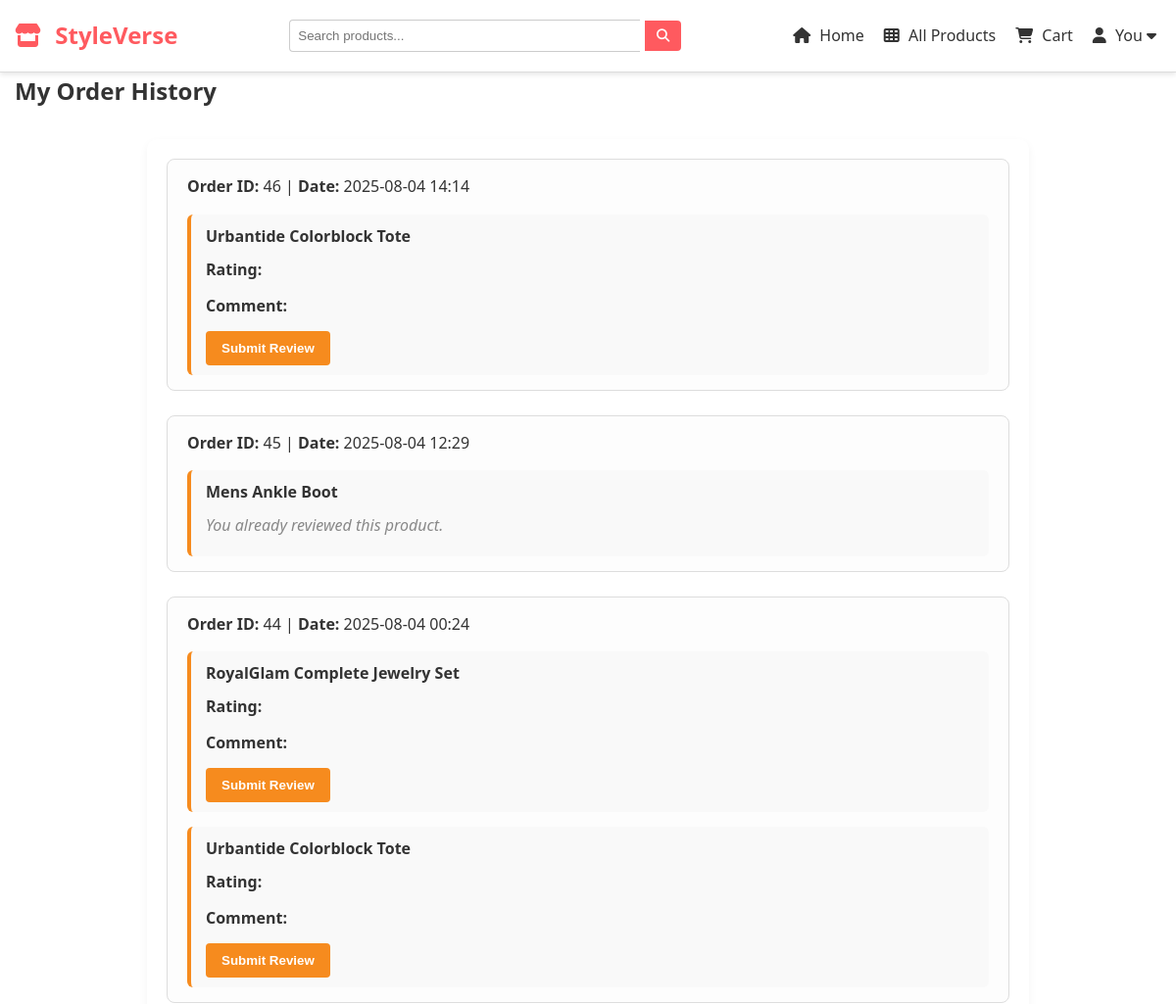
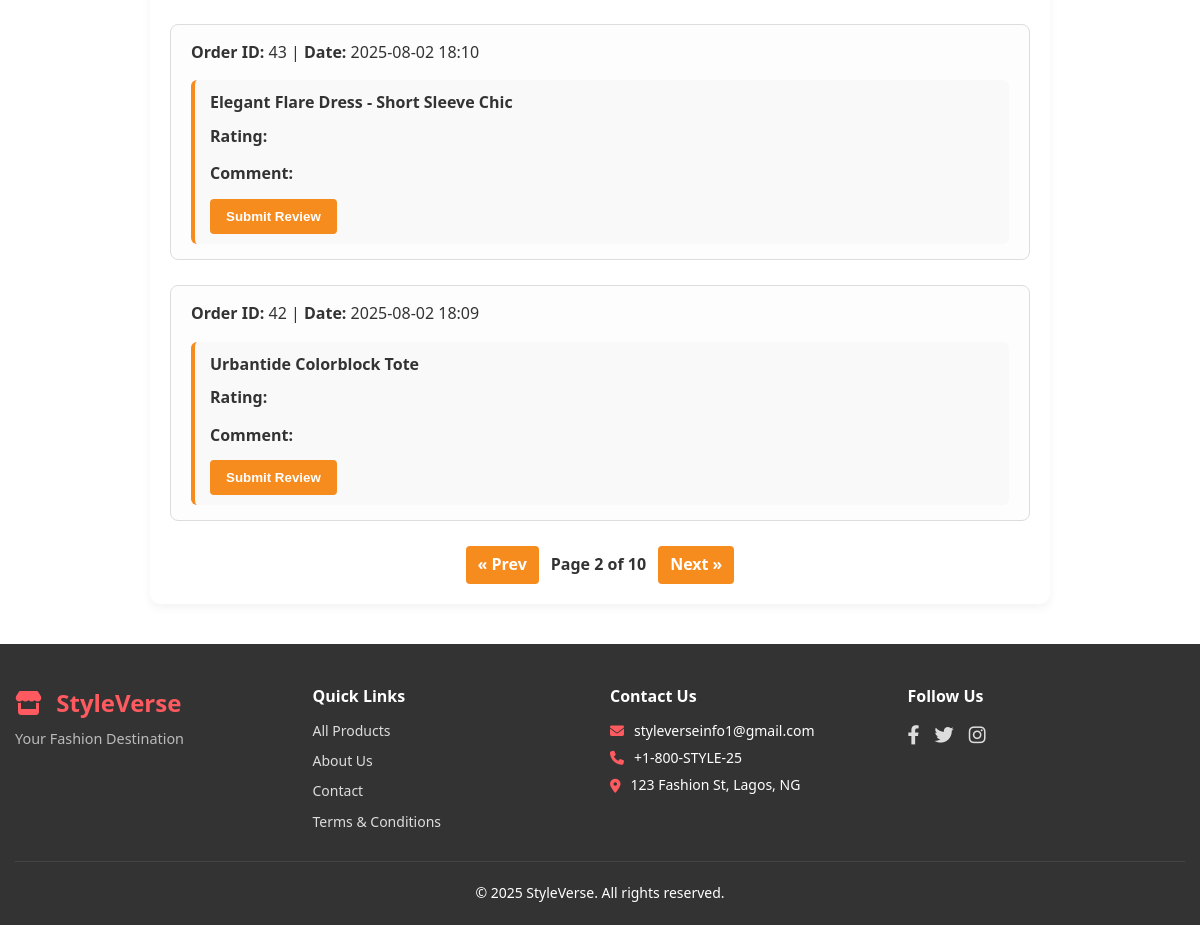
/order-history/?page=2 (signed in), run on the app's committed database (2 pictures, top to bottom).
### store/models.py (models this page shows, shortened)
class Order(models.Model):
    STATUS_CHOICES = [
        ('Pending', 'Pending'),
        ('Processing', 'Processing'),
        ('Shipped', 'Shipped'),
        ('Delivered', 'Delivered'),
    ]
    user = models.ForeignKey(User, on_delete=models.CASCADE)
    total_price = models.DecimalField(max_digits=10, decimal_places=2)
    status = models.CharField(max_length=20, choices=STATUS_CHOICES, default='Pending')
    created_at = models.DateTimeField(auto_now_add=True)

class OrderItem(models.Model):
    order = models.ForeignKey(Order, related_name='items', on_delete=models.CASCADE)
    product = models.ForeignKey(Product, on_delete=models.SET_NULL, null=True)
    quantity = models.PositiveIntegerField()
    price = models.DecimalField(max_digits=10, decimal_places=2)

class Product(models.Model):
    name = models.CharField(max_length=200)
    category = models.ForeignKey(Category, on_delete=models.CASCADE)
    price = models.DecimalField(max_digits=10, decimal_places=2)
    sizes = models.ManyToManyField(Size, blank=True)
    colors = models.ManyToManyField(Color, blank=True)
    description = models.TextField(blank=True)
    image = CloudinaryField('image', blank=True, null=True)  # Main image on Cloudinary
    created_at = models.DateTimeField(auto_now_add=True)      # <-- Added field

### store/views.py (the view)
# urls.py: path('order-history/', views.order_history, name='order_history'),
@login_required
def order_history(request):
    orders = Order.objects.filter(user=request.user).order_by('-created_at')
    paginator = Paginator(orders, 5)
    page = request.GET.get('page')
    page_obj = paginator.get_page(page)
    reviewed_products = Review.objects.filter(user=request.user).values_list('product_id', flat=True)
    review_form = ReviewForm()
    return render(request, 'store/order_history.html', {
        'page_obj': page_obj,
        'review_form': review_form,
        'reviewed_products': reviewed_products
    })

### store/forms.py
class ReviewForm(forms.ModelForm):
    class Meta:
        model = Review
        fields = ['rating', 'comment']

### store/templates/store/order_history.html (shortened to what this page needs)
{% extends 'base.html' %}
{% load humanize %}
{% block content %}
<h2>My Order History</h2>
<div class="order-history-container">
  {% if page_obj %}
    {% for order in page_obj %}
      <div class="order-block">
        <p><strong>Order ID:</strong> {{ order.id }} | <strong>Date:</strong> {{ order.created_at|date:"Y-m-d H:i" }}</p>
        {% for item in order.items.all %}
          <div class="product-review-block">
            <p><strong>{{ item.product.name }}</strong></p>
            {% if item.product.id in reviewed_products %}
              <p class="already-reviewed">You already reviewed this product.</p>
            {% else %}
              <form method="POST" action="{% url 'store:submit_review_from_order' item.product.id %}">
                <div class="form-group">
                  <label for="id_rating_{{ item.product.id }}">Rating:</label>
                </div>
                <div class="form-group">
                  <label for="id_comment_{{ item.product.id }}">Comment:</label>
                </div>
                <button type="submit" class="btn">Submit Review</button>
              </form>
            {% endif %}
          </div>
        {% endfor %}
      </div>
    {% endfor %}
    <div class="pagination">
      {% if page_obj.has_previous %}
        <a href="?page={{ page_obj.previous_page_number }}">« Prev</a>
      {% endif %}
      <span class="current-page">Page {{ page_obj.number }} of {{ page_obj.paginator.num_pages }}</span>
      {% if page_obj.has_next %}
        <a href="?page={{ page_obj.next_page_number }}">Next »</a>
      {% endif %}
    </div>
  {% else %}
    <p>You have no past orders.</p>
  {% endif %}
</div>
{% endblock %}

### static/css/style.css (style rules this page uses)
* { box-sizing: border-box; margin: 0; padding: 0; }
body { font-family: 'Segoe UI', Tahoma, Geneva, Verdana, sans-serif; line-height: 1.6; background-color: #fff; color: #333; }
a { text-decoration: none; color: inherit; }
.btn { padding: 10px 16px; border: none; border-radius: 4px; background: #f68b1e; color: white; text-decoration: none; cursor: pointer; font-weight: 600; transition: background-color 0.3s ease; }
.order-history-container { max-width: 900px; margin: 30px auto; padding: 20px; background: #fff; border-radius: 10px; box-shadow: 0 4px 10px rgba(0,0,0,0.05); }
.order-block { border: 1px solid #ddd; padding: 15px 20px; margin-bottom: 25px; border-radius: 8px; background-color: #fdfdfd; }
.product-review-block { margin-top: 15px; padding: 10px 15px; background: #f9f9f9; border-left: 4px solid #f68b1e; border-radius: 6px; }
.product-review-block p { margin-bottom: 8px; font-size: 16px; }
.form-group { margin-bottom: 12px; }
.form-group label { font-weight: 600; display: block; margin-bottom: 5px; }
.already-reviewed { color: #888; font-style: italic; font-size: 15px; }
.pagination { display: flex; justify-content: center; align-items: center; margin-top: 20px; gap: 12px; }
.pagination a { padding: 6px 12px; background-color: #f68b1e; color: #fff; border-radius: 4px; text-decoration: none; font-weight: 600; transition: background-color 0.3s ease; }
.pagination .current-page { font-weight: bold; color: #333; }

### data on the page
Order: id "46", created_at "2025-08-04 14:14"
OrderItem: product.name "Urbantide Colorblock Tote"
Order: id "45", created_at "2025-08-04 12:29"
OrderItem: product.name "Mens Ankle Boot", shows "You already reviewed this product."
Order: id "44", created_at "2025-08-04 00:24"
OrderItem: product.name "RoyalGlam Complete Jewelry Set"
OrderItem: product.name "Urbantide Colorblock Tote"
Order: id "43", created_at "2025-08-02 18:10"
OrderItem: product.name "Elegant Flare Dress - Short Sleeve Chic"
Order: id "42", created_at "2025-08-02 18:09"
OrderItem: product.name "Urbantide Colorblock Tote"

### other printed values
{{ page_obj.number }} "2"
{{ page_obj.paginator.num_pages }} "10"
